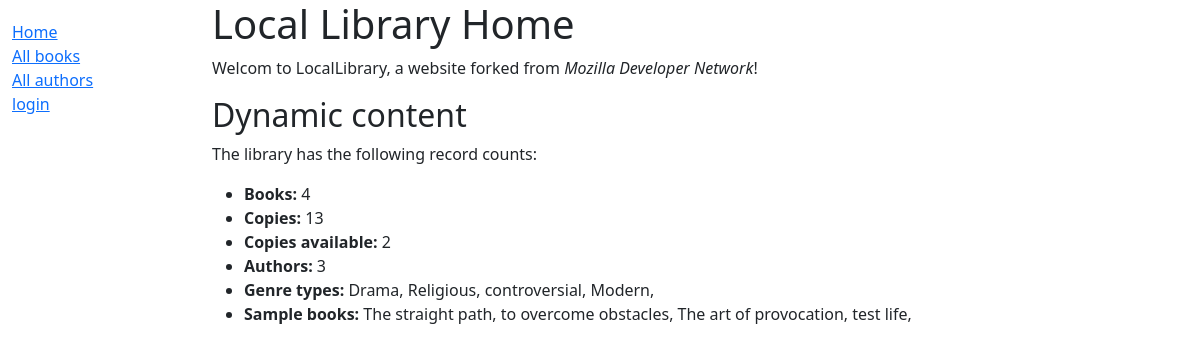
Page /catalog/ on the committed database.
### catalog/models.py (models this page shows, shortened)
class Genre(models.Model):
    name = models.CharField(
        max_length=200, help_text="Enter book genre (e.g Science Fiction)"
    )
    def __str__(self):
        return self.name

class Book(models.Model):
    title = models.CharField(max_length=200)
    author = models.ForeignKey("Author", on_delete=models.SET_NULL, null=True)
    summery = models.TextField(
        max_length=1000, help_text="Enter a brief description about the book"
    )
    isbn = models.CharField(
        "ISBN",
        max_length=13,
        help_text='ISBN 13 character <a href="https://www.isbn-international.org/content/what-isbn">ISBN number</a>',
    )
    genre = models.ManyToManyField(Genre, help_text="Select genre for this book")
    language = models.ForeignKey("Language", on_delete=models.SET_NULL, null=True)
    def __str__(self):
        return self.title
    def display_genre(self):
        """ create a string representing the first three genre if any"""
        return ", ".join(genre.name for genre in self.genre.all()[:3])
    display_genre.short_description = "Genre"

### catalog/views.py (the view)
# urls.py: path("", views.index, name="index"),
def index(request):
    num_books = Book.objects.count()
    num_instances = BookInstance.objects.count()
    num_instance_available = BookInstance.objects.filter(status='a').count()
    num_authors = Author.objects.count()
    genre_types = Genre.objects.all()
    book_sampls = Book.objects.all()[:5]
    num_visit = request.session.get('num_visit', 0)
    request.session['num_visit'] = num_visit + 1;
    context = {
            'book_sampls': book_sampls,
            'num_books':num_books,
            'num_instances': num_instances,
            'num_instance_available': num_instance_available,
            'num_authors': num_authors,
            'genre_types': genre_types,
            }
    return render(request, 'catalog/index.html', context=context)

### catalog/templates/catalog/index.html (shortened to what this page needs)
{% extends 'catalog/layout.html' %}
{% block content %}
	<h1>Local Library Home</h1>
	<p>Welcom to LocalLibrary, a website forked from <em>Mozilla Developer Network</em>!</p>
	<h2>Dynamic content</h2>
	<p> The library has the following record counts:</p>
	<ul>
		<li><strong>Books: </strong> {{ num_books }} </li>
		<li><strong>Copies: </strong> {{ num_instances }} </li>
		<li><strong>Copies available: </strong> {{ num_instance_available }} </li>
		<li><strong>Authors: </strong> {{ num_authors }} </li>
		<li><strong>Genre types: </strong>
			{% for genre in genre_types %}
				{{ genre }},
			{% endfor %}
		</li>
		<li><strong>Sample books: </strong>
			{% for book in book_sampls %}
				{{ book }},
			{% endfor %}
		</li>
	</ul>
{% endblock %}

### rows in the picture
Genre: name "Drama"
Genre: name "Religious"
Genre: name "controversial"
Genre: name "Modern"
Book: title "The straight path"
Book: title "to overcome obstacles"
Book: title "The art of provocation"
Book: title "test life"

### other values in the picture
{{ num_books }} "4"
{{ num_instances }} "13"
{{ num_instance_available }} "2"
{{ num_authors }} "3"
